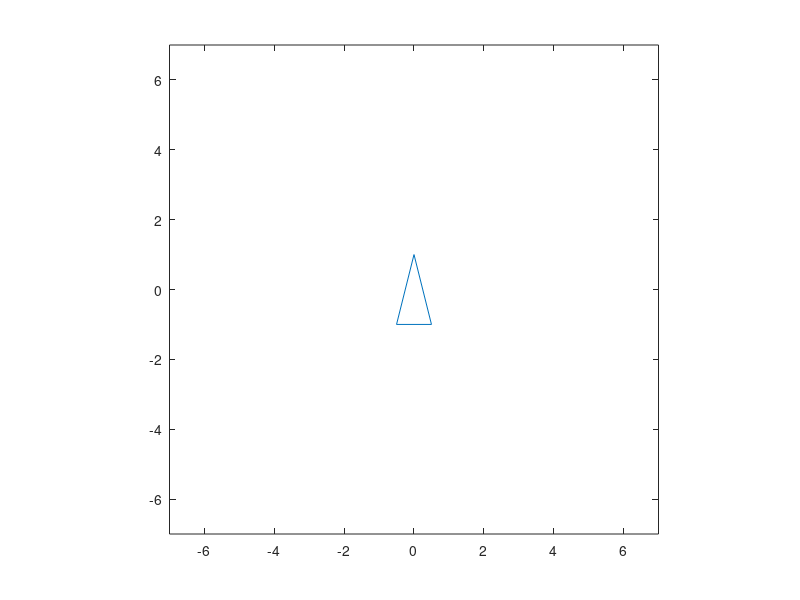

Write the MATLAB code that produced this figure.
clf
T=[-0.5,0,0.5,-0.5;-1,1,-1,-1;1,1,1,1];   % define the triangle in homogeneous coordinates
c1 =.1; c2 = .1;
M1 = [1,0,c1;0,1,c2;0,0,1];   % define the first translation matrix
M2 = [1,0,-c1;0,1,0;0,0,1];   % define the second translation matrix
M3 = [1,0,c1;0,1,-c2;0,0,1];   % define the third translation matrix
p = plot(T(1,:),T(2,:));   % plot the original triangle
axis([-7,7,-7,7])
axis square
figure(gcf)
for i = 1:20
    T = M1*T;   % compute the translated triangle
    set(p,'xdata',T(1,:),'ydata',T(2,:));  % plot the translated triangle
    pause(0.1)
end
for i = 1:40
    T=M2*T;   % compute the translated triangle
    set(p,'xdata',T(1,:),'ydata',T(2,:));  % plot the translated triangle
    pause(0.1)
end
for i = 1:20
    T = M3*T;   % compute the translated triangle
    set(p,'xdata',T(1,:),'ydata',T(2,:));  % plot the translated triangle
    pause(0.1)
end
